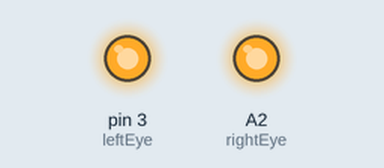
Simulated run of this sketch. Board: Arduino Uno, built with avr-gcc and run on an emulated ATmega328P. On the bench: output pins drawn as LEDs (lit = HIGH).

Above: at 8.0 s.
At 18.0 s:
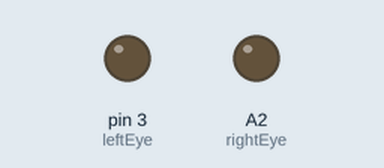
Timing chart, 0 to 26.7 s (numbered marks = the images above):
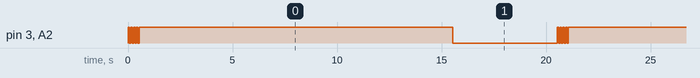

The sketch:

Scary_Mary.ino
```cpp
//Pins to control Scary Mary
const int rightEye = A2;
const int leftEye = 3;
const int flash = 67;

// the setup function runs once when you press reset or power the board
void setup()
{
  // initialize Scary_Eyes pins
  pinMode(rightEye, OUTPUT);
  pinMode(leftEye, OUTPUT);
}

// the loop function runs over and over again forever
void loop()
{
    digitalWrite(rightEye, HIGH);
    digitalWrite(leftEye, HIGH);
    delay(flash);

    digitalWrite(rightEye, LOW);
    digitalWrite(leftEye, LOW);
    delay(flash);

    digitalWrite(rightEye, HIGH);
    digitalWrite(leftEye, HIGH);
    delay(flash);

    digitalWrite(rightEye, LOW);
    digitalWrite(leftEye, LOW);
    delay(flash);

    digitalWrite(rightEye, HIGH);
    digitalWrite(leftEye, HIGH);
    delay(flash);

    digitalWrite(rightEye, LOW);
    digitalWrite(leftEye, LOW);
    delay(flash);

    digitalWrite(rightEye, HIGH);
    digitalWrite(leftEye, HIGH);
    delay(flash);

    digitalWrite(rightEye, LOW);
    digitalWrite(leftEye, LOW);
    delay(flash);

    digitalWrite(rightEye, HIGH);
    digitalWrite(leftEye, HIGH);
    delay(15000);

    digitalWrite(rightEye, LOW);
    digitalWrite(leftEye, LOW);
    delay(5000);
}
```

Measured:
- by itself, pin 3 (leftEye), A2 (rightEye): repeats every 20.5 s: 3 × (LOW 0.07 s, HIGH 0.07 s), LOW 0.07 s, HIGH 15.0 s, LOW 5.0 s, HIGH 0.07 s
- by itself, everything shown: repeats every 20.5 s, in 10 steps
